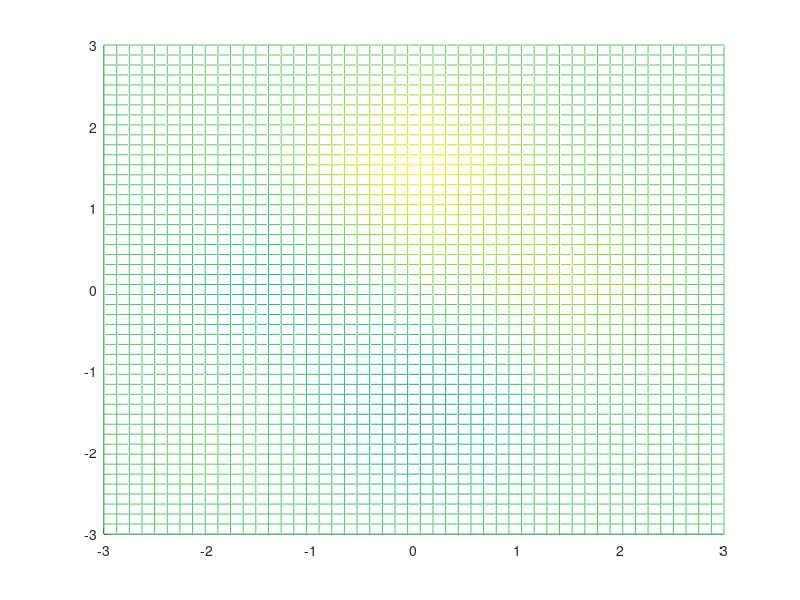

Here is the MATLAB script that generated this plot:
Z=[0.0001 0.0042 -0.2450 -0.0298 -0.0000; 
    -0.0005 0.3265 -5.6803 -0.4405 0.0036; 
    -0.0365 -2.7736 0.9810 3.2695 0.0331; 
    -0.0031 0.4784 7.9966 1.1853 0.0044; 
    0.0000 0.031 0.2999 0.0320 0];


[X Y] = meshgrid(linspace(-3,3,5),linspace(-3,3,5));
[I J] = meshgrid(linspace(-3,3,50),linspace(-3,3,50));
A = interp2(X,Y,Z,I,J);

hold
mesh(I,J,A);
mesh(X,Y,Z-15);
hold off
